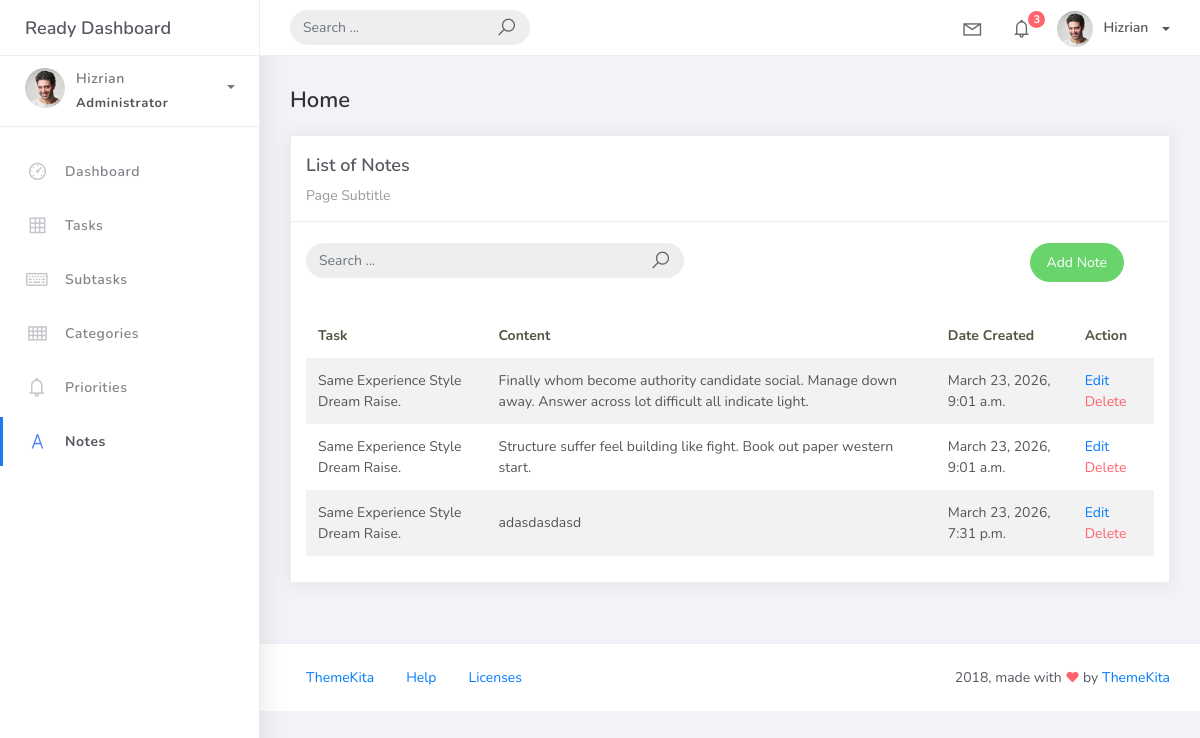
Before: /notes_list/ with the older database file.
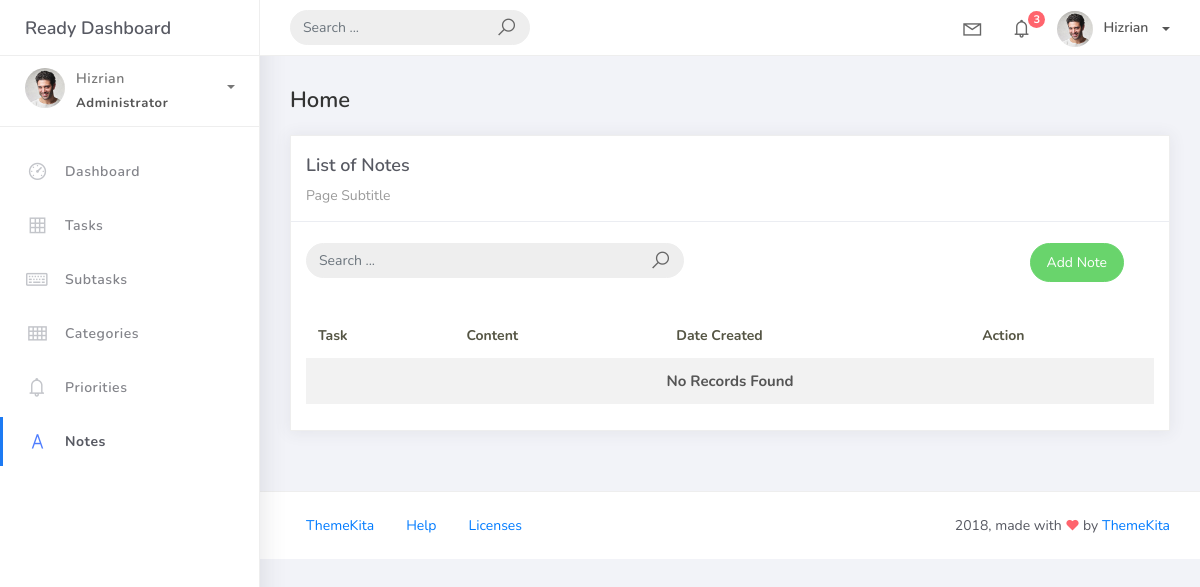
After: the same page with the newer database file.
### taskmanager/models.py (models this page shows, shortened)
class BaseModel(models.Model):
    created_at = models.DateTimeField(auto_now_add=True, db_index=True,)
    updated_at = models.DateTimeField(auto_now=True,)
    class Meta:
        abstract = True

class Note(BaseModel):
    taskFK = models.ForeignKey(Task, on_delete=models.CASCADE)
    content = models.TextField()

class Task(BaseModel):
    title = models.CharField(max_length=100)
    description = models.CharField(max_length=250, null=True, blank=True,)
    deadline = models.DateField(null=True, blank=True,)
    status = models.CharField(max_length=50,
            choices=[("Pending", "Pending"),
            ("In Progress", "In Progress"),
            ("Completed", "Completed"),
            ],
            default = "Pending"
            )
    categoryFK = models.ForeignKey(Category, on_delete=models.CASCADE)
    priorityFK = models.ForeignKey(Priority, on_delete=models.CASCADE)
    def __str__(self):
        return self.title.title()

### taskmanager/views.py (the view)
# urls.py: path('notes_list/', NotesView.as_view(), name='notes-list'),
class NotesView(ListView):
    model = Note
    context_object_name = 'note'
    template_name = 'note_list.html'
    paginate_by = 5
    def get_queryset(self):
        queryset = super().get_queryset()
        query = self.request.GET.get('q')
        if query:
            queryset = queryset.filter(
                Q(taskFK__title__icontains=query) |
                Q(content__icontains=query)
            )
        return queryset

### templates/note_list.html (shortened to what this page needs)
{% extends 'base.html' %}
{% load static %}
{% block content %}
<div class="content">
  <div class="container-fluid">
    <h4 class="page-title">Home</h4>
    <div class="row">
      <div class="col-md-12">
        <div class="card">
          <div class="card-header">
            <div class="card-title">List of Notes</div>
            <div class="card-category">Page Subtitle</div>
          </div>
          <br />
            <div class="col-md-12 row">
              <div class="col-md-6">
                <form class="navbar-left navbar-form nav-search mr-md-3" action="">
                  <div class="input-group">
                    <input type="text" placeholder="Search ..." class="form-control" />
                    <div class="input-group-append">
                      <span class="input-group-text">
                        <i class="la la-search search-icon"></i>
                      </span>
                    </div>
                  </div>
                </form>
              </div>
              <div class="col-md-6">
                <div class="pull-right">
                  <a href="{% url 'note-add' %}" class="btn btn-success btn-rounded">
                    Add Note
                  </a>
                </div>
              </div>
            </div>
          <div class="card-body">
            <table class="table table-striped mt-3">
              <thead>
                <tr>
                  <th scope="col">Task</th>
                  <th scope="col">Content</th>
                  <th scope="col">Date Created</th>
                  <th scope="col">Action</th>
                </tr>
              </thead>
              <tbody>
                {% for object in note %}
                <tr>
                  <td>{{ object.taskFK }}</td>
                  <td>{{ object.content }}</td>
                  <td>{{ object.created_at }}</td>
                  <td>
                    <a href="{% url 'note-update' object.id %}">Edit</a>
                    <a href="{% url 'note-delete' object.id %}" class="text-danger">Delete</a>
                  </td>
                  </tr>
                  {% empty %}
                  <tr>
                    <td colspan="4" style="text-align: center">
                      <p class="text-sm font-weight-bold mb-0">No Records Found</p>
                    </td>
                  </tr>
                {% endfor %}
              </tbody>
            </table>
          </div>
        </div>
      </div>
    </div>
  </div>
</div>
{% endblock %}

Changed rows visible on the page:
removed Note: taskFK "Same Experience Style Dream Raise.", content "Finally whom become authority candidate social. Manage down away. Answer across lot difficult all indicate light.", created_at "March 23, 2026, 9:01 a.m."
removed Note: taskFK "Same Experience Style Dream Raise.", content "Structure suffer feel building like fight. Book out paper western start.", created_at "March 23, 2026, 9:01 a.m."
removed Note: taskFK "Same Experience Style Dream Raise.", content "adasdasdasd", created_at "March 23, 2026, 7:31 p.m."
Other visible differences:
text now shown: "No Records Found"
